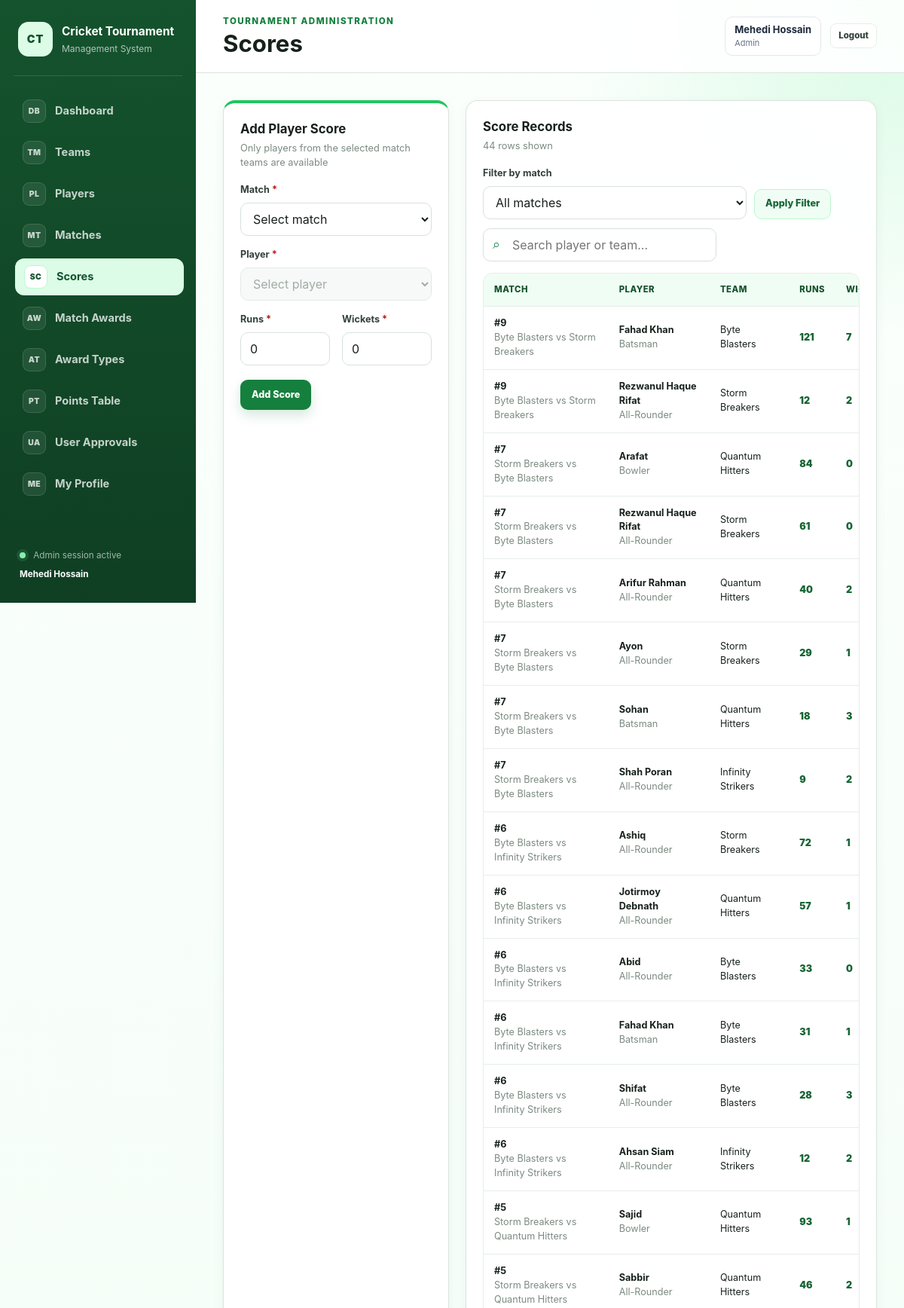
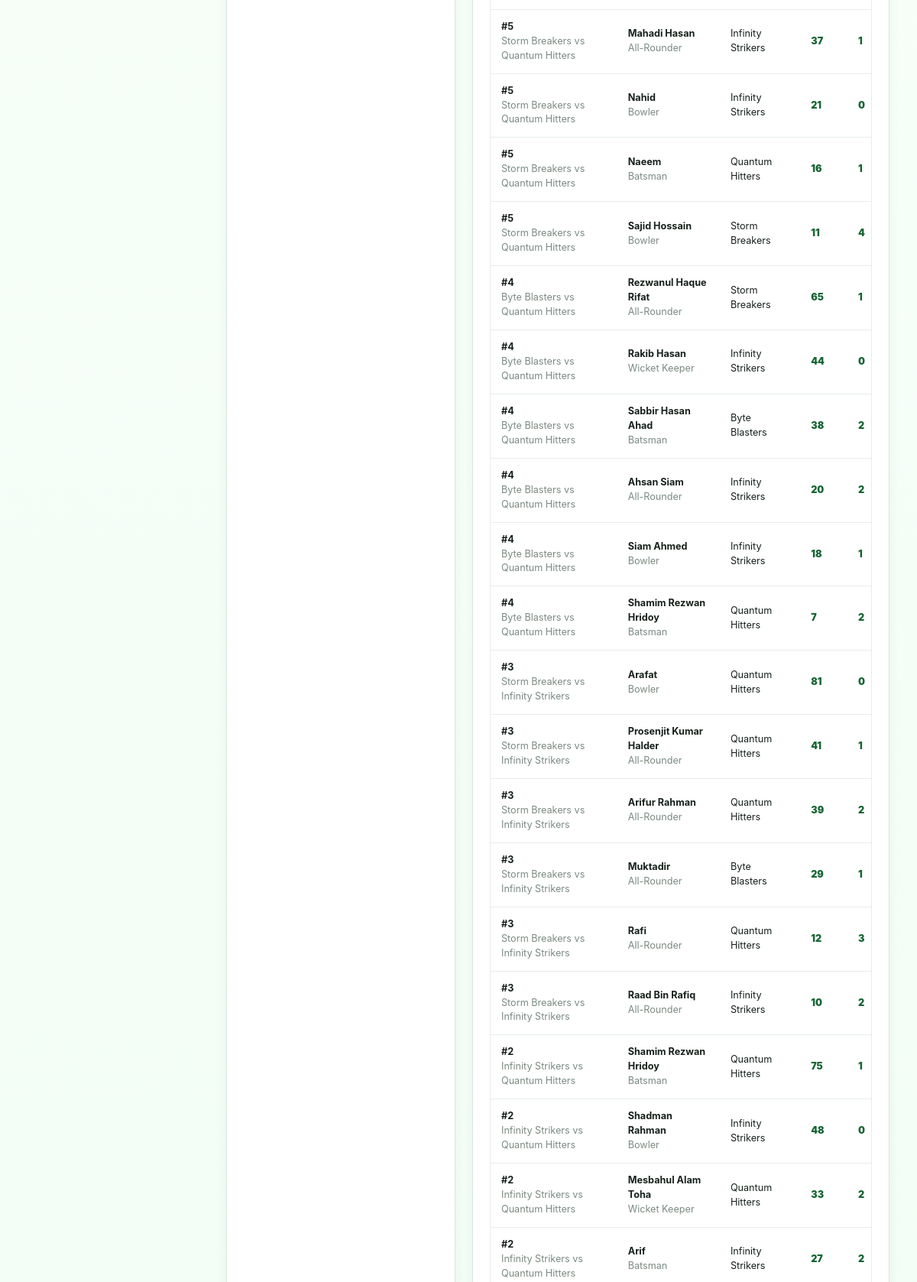
/scores.php (signed in, upper part), run on the app's committed database (2 pictures, top to bottom).
### tables this page shows
CREATE TABLE `score` (
  `score_id` int NOT NULL,
  `match_id` int NOT NULL,
  `player_id` int NOT NULL,
  `runs` int DEFAULT '0',
  `wickets` int DEFAULT '0'
);

CREATE TABLE `team` (
  `team_id` int NOT NULL,
  `team_name` varchar(100) NOT NULL,
  `captain_name` varchar(100) NOT NULL
);

CREATE TABLE `player` (
  `player_id` int NOT NULL,
  `player_name` varchar(100) NOT NULL,
  `role` enum('Batsman','Bowler','All-Rounder','Wicket Keeper') NOT NULL,
  `team_id` int DEFAULT NULL
);

### includes/functions.php (called while the page is built, shortened)
<?php
function h(mixed $value): string
{
    return htmlspecialchars(
        (string) $value,
        ENT_QUOTES,
        'UTF-8'
    );
}

### scores.php (the view, shortened to what this page needs)
<?php
require_once __DIR__ . '/includes/bootstrap.php';
$editScore = [
    'score_id' => 0,
    'match_id' => '',
    'player_id' => '',
    'runs' => 0,
    'wickets' => 0,
];
$scoreSql =
    'SELECT s.score_id, s.match_id, s.player_id, s.runs, s.wickets,
            p.player_name, p.role, t.team_name,
            m.match_date, t1.team_name AS team1_name, t2.team_name AS team2_name
     FROM score s
     JOIN player p ON p.player_id = s.player_id
     LEFT JOIN team t ON t.team_id = p.team_id
     JOIN matches m ON m.match_id = s.match_id
     JOIN team t1 ON t1.team_id = m.team1_id
     JOIN team t2 ON t2.team_id = m.team2_id';
$params = [];
$scoreSql .= ' ORDER BY m.match_date DESC, s.match_id DESC, s.runs DESC, s.wickets DESC';
$scoreStatement = $pdo->prepare($scoreSql);
$scoreStatement->execute($params);
$scores = $scoreStatement->fetchAll();
require __DIR__ . '/includes/header.php';
?>
<div class="grid grid-2">
    <section class="card card-accent">
        <div class="card-header">
            <div>
                <h2><?= (int) $editScore['score_id'] > 0 ? 'Edit Player Score' : 'Add Player Score' ?></h2>
                <p>Only players from the selected match teams are available</p>
            </div>
        </div>
        <form method="post" class="form-grid">
            <div class="form-group full">
                <label class="required" for="score_match_id">Match</label>
                <select id="score_match_id" name="match_id" required data-player-match-select="score_player_id">
                    <option value="">Select match</option>
                </select>
            </div>
            <div class="form-group full">
                <label class="required" for="score_player_id">Player</label>
                <select id="score_player_id" name="player_id" required data-selected-player="<?= h($editScore['player_id']) ?>" disabled>
                    <option value="">Select player</option>
                </select>
            </div>
            <div class="form-group">
                <label class="required" for="runs">Runs</label>
                <input id="runs" name="runs" type="number" min="0" required value="<?= (int) $editScore['runs'] ?>">
            </div>
            <div class="form-group">
                <label class="required" for="wickets">Wickets</label>
                <input id="wickets" name="wickets" type="number" min="0" required value="<?= (int) $editScore['wickets'] ?>">
            </div>
            <div class="form-actions">
                <button class="btn btn-primary" type="submit"><?= (int) $editScore['score_id'] > 0 ? 'Update Score' : 'Add Score' ?></button>
            </div>
        </form>
    </section>
    <section class="card">
        <div class="card-header">
            <div>
                <h2>Score Records</h2>
                <p><?= count($scores) ?> rows shown</p>
            </div>
        </div>
        <div class="table-toolbar">
            <form method="get" class="filter-form">
                <div class="form-group">
                    <label for="filter_match_id">Filter by match</label>
                    <select id="filter_match_id" name="match_id">
                        <option value="">All matches</option>
                    </select>
                </div>
                <button class="btn btn-secondary" type="submit">Apply Filter</button>
            </form>
            <div class="search-box">
                <input type="search" placeholder="Search player or team..." data-table-search="scoresTable">
            </div>
        </div>
        <div class="table-wrap">
            <table id="scoresTable">
                <thead>
                <tr>
                    <th>Match</th>
                    <th>Player</th>
                    <th>Team</th>
                    <th>Runs</th>
                    <th>Wickets</th>
                </tr>
                </thead>
                <tbody>
                <?php foreach ($scores as $score): ?>
                    <tr>
                        <td>
                            <strong>#<?= (int) $score['match_id'] ?></strong><br>
                            <span class="muted"><?= h($score['team1_name']) ?> vs <?= h($score['team2_name']) ?></span>
                        </td>
                        <td><strong><?= h($score['player_name']) ?></strong><br><span class="muted"><?= h($score['role']) ?></span></td>
                        <td><?= h($score['team_name'] ?? 'Unassigned') ?></td>
                        <td><span class="score-number"><?= (int) $score['runs'] ?></span></td>
                        <td><span class="score-number"><?= (int) $score['wickets'] ?></span></td>
                    </tr>
                <?php endforeach; ?>
                </tbody>
            </table>
        </div>
    </section>
</div>
<?php require __DIR__ . '/includes/footer.php'; ?>

### assets/css/style.css (style rules this page uses)
:root { --green-900: #14532d; --green-800: #166534; --green-700: #15803d; --green-600: #16a34a; --green-500: #22c55e; --green-200: #bbf7d0; --green-100: #dcfce7; --green-50: #f0fdf4; --white: #ffffff; --gray-950: #17211b; --gray-800: #334139; --gray-600: #64736a; --gray-500: #7b8a80; --gray-300: #d8e1db; --gray-200: #e7eee9; --gray-100: #f3f7f4; --red-700: #b91c1c; --red-100: #fee2e2; --amber-800: #92400e; --amber-100: #fef3c7; --shadow-sm: 0 4px 15px rgba(20, 83, 45, 0.06); --shadow-md: 0 14px 35px rgba(20, 83, 45, 0.11); --radius-sm: 10px; --radius-md: 16px; --radius-lg: 22px; }
* { box-sizing: border-box; }
html { min-height: 100%; background: var(--green-50); }
body { min-height: 100vh; margin: 0; color: var(--gray-950); background: radial-gradient(circle at top right, rgba(187, 247, 208, 0.55), transparent 28rem), linear-gradient(180deg, #fbfffc 0%, var(--green-50) 100%); font-family: Inter, ui-sans-serif, system-ui, -apple-system, BlinkMacSystemFont, "Segoe UI", sans-serif; line-height: 1.5; }
button, input, select, textarea { font: inherit; }
button { cursor: pointer; }
.grid { display: grid; gap: 22px; }
.grid-2 { grid-template-columns: minmax(300px, 0.75fr) minmax(0, 1.5fr); }
.stat-card, .card { border: 1px solid rgba(216, 225, 219, 0.9); border-radius: var(--radius-md); background: rgba(255, 255, 255, 0.94); box-shadow: var(--shadow-sm); }
.card { padding: 22px; }
.card-header, .page-actions, .section-title-row { display: flex; align-items: center; justify-content: space-between; gap: 14px; }
.card-header { margin-bottom: 18px; }
.card-header h2, .card-header h3, .section-title-row h2 { margin: 0; }
.card-header h2, .section-title-row h2 { font-size: 1.05rem; }
.card-header p, .section-subtitle { margin: 3px 0 0; color: var(--gray-500); font-size: 0.8rem; }
.card-accent { border-top: 4px solid var(--green-500); }
.form-grid { display: grid; grid-template-columns: repeat(2, minmax(0, 1fr)); gap: 16px; }
.form-group { display: grid; gap: 7px; }
.form-group.full { grid-column: 1 / -1; }
label { color: var(--gray-800); font-size: 0.79rem; font-weight: 750; }
.required::after { content: " *"; color: var(--red-700); }
input, select, textarea { width: 100%; border: 1px solid var(--gray-300); border-radius: var(--radius-sm); color: var(--gray-950); background: var(--white); outline: none; transition: border-color 0.18s, box-shadow 0.18s; }
input, select { height: 44px; padding: 0 12px; }
input:disabled, select:disabled { color: var(--gray-500); background: var(--gray-100); }
.form-actions { grid-column: 1 / -1; display: flex; flex-wrap: wrap; gap: 10px; margin-top: 3px; }
.btn { min-height: 40px; padding: 9px 14px; border: 1px solid transparent; border-radius: 10px; display: inline-flex; align-items: center; justify-content: center; gap: 7px; font-size: 0.79rem; font-weight: 800; transition: 0.18s ease; }
.btn-primary { color: var(--white); background: var(--green-700); box-shadow: 0 7px 16px rgba(21, 128, 61, 0.18); }
.btn-secondary { border-color: var(--green-200); color: var(--green-800); background: var(--green-50); }
.table-toolbar { display: flex; align-items: center; justify-content: space-between; flex-wrap: wrap; gap: 12px; margin-bottom: 15px; }
.search-box { position: relative; width: min(100%, 310px); }
.search-box input { padding-left: 38px; }
.search-box::before { content: "⌕"; position: absolute; left: 13px; top: 50%; transform: translateY(-52%); color: var(--green-700); font-size: 1.1rem; z-index: 1; }
.table-wrap { width: 100%; overflow-x: auto; border: 1px solid var(--gray-200); border-radius: 12px; }
table { width: 100%; border-collapse: collapse; min-width: 690px; background: var(--white); }
th, td { padding: 13px 14px; border-bottom: 1px solid var(--gray-200); text-align: left; vertical-align: middle; font-size: 0.79rem; }
th { color: var(--green-900); background: var(--green-50); font-size: 0.71rem; font-weight: 850; letter-spacing: 0.04em; text-transform: uppercase; }
.muted { color: var(--gray-500); }
.score-number { color: var(--green-800); font-weight: 900; }
.filter-form { display: flex; align-items: end; gap: 10px; flex-wrap: wrap; }
.filter-form .form-group { min-width: 220px; }

### data on the page
score: match "9", team.team_name "Byte Blasters", team.team_name "Storm Breakers", player.player_name "Fahad Khan", player.role "Batsman", runs "121", wickets "7"
score: match "9", team.team_name "Byte Blasters", team.team_name "Storm Breakers", player.player_name "Rezwanul Haque Rifat", player.role "All-Rounder", runs "12", wickets "2"
score: match "7", team.team_name "Storm Breakers", team.team_name "Byte Blasters", player.player_name "Arafat", player.role "Bowler", team.team_name "Quantum Hitters", runs "84", wickets "0"
score: match "7", team.team_name "Storm Breakers", team.team_name "Byte Blasters", player.player_name "Rezwanul Haque Rifat", player.role "All-Rounder", runs "61", wickets "0"
score: match "7", team.team_name "Storm Breakers", team.team_name "Byte Blasters", player.player_name "Arifur Rahman", player.role "All-Rounder", team.team_name "Quantum Hitters", runs "40", wickets "2"
score: match "7", team.team_name "Storm Breakers", team.team_name "Byte Blasters", player.player_name "Ayon", player.role "All-Rounder", runs "29", wickets "1"
score: match "7", team.team_name "Storm Breakers", team.team_name "Byte Blasters", player.player_name "Sohan", player.role "Batsman", team.team_name "Quantum Hitters", runs "18", wickets "3"
score: match "7", team.team_name "Storm Breakers", team.team_name "Byte Blasters", player.player_name "Shah Poran", player.role "All-Rounder", team.team_name "Infinity Strikers", runs "9", wickets "2"
score: match "6", team.team_name "Byte Blasters", team.team_name "Infinity Strikers", player.player_name "Ashiq", player.role "All-Rounder", team.team_name "Storm Breakers", runs "72", wickets "1"
score: match "6", team.team_name "Byte Blasters", team.team_name "Infinity Strikers", player.player_name "Jotirmoy Debnath", player.role "All-Rounder", team.team_name "Quantum Hitters", runs "57", wickets "1"
score: match "6", team.team_name "Byte Blasters", team.team_name "Infinity Strikers", player.player_name "Abid", player.role "All-Rounder", runs "33", wickets "0"
score: match "6", team.team_name "Byte Blasters", team.team_name "Infinity Strikers", player.player_name "Fahad Khan", player.role "Batsman", runs "31", wickets "1"
score: match "6", team.team_name "Byte Blasters", team.team_name "Infinity Strikers", player.player_name "Shifat", player.role "All-Rounder", runs "28", wickets "3"
score: match "6", team.team_name "Byte Blasters", team.team_name "Infinity Strikers", player.player_name "Ahsan Siam", player.role "All-Rounder", runs "12", wickets "2"
score: match "5", team.team_name "Storm Breakers", team.team_name "Quantum Hitters", player.player_name "Sajid", player.role "Bowler", runs "93", wickets "1"
score: match "5", team.team_name "Storm Breakers", team.team_name "Quantum Hitters", player.player_name "Sabbir", player.role "All-Rounder", runs "46", wickets "2"
score: match "5", team.team_name "Storm Breakers", team.team_name "Quantum Hitters", player.player_name "Mahadi Hasan", player.role "All-Rounder", team.team_name "Infinity Strikers", runs "37", wickets "1"
score: match "5", team.team_name "Storm Breakers", team.team_name "Quantum Hitters", player.player_name "Nahid", player.role "Bowler", team.team_name "Infinity Strikers", runs "21", wickets "0"
score: match "5", team.team_name "Storm Breakers", team.team_name "Quantum Hitters", player.player_name "Naeem", player.role "Batsman", runs "16", wickets "1"
score: match "5", team.team_name "Storm Breakers", team.team_name "Quantum Hitters", player.player_name "Sajid Hossain", player.role "Bowler", runs "11", wickets "4"
score: match "4", team.team_name "Byte Blasters", team.team_name "Quantum Hitters", player.player_name "Rezwanul Haque Rifat", player.role "All-Rounder", team.team_name "Storm Breakers", runs "65", wickets "1"
score: match "4", team.team_name "Byte Blasters", team.team_name "Quantum Hitters", player.player_name "Rakib Hasan", player.role "Wicket Keeper", team.team_name "Infinity Strikers", runs "44", wickets "0"
score: match "4", team.team_name "Byte Blasters", team.team_name "Quantum Hitters", player.player_name "Sabbir Hasan Ahad", player.role "Batsman", runs "38", wickets "2"
score: match "4", team.team_name "Byte Blasters", team.team_name "Quantum Hitters", player.player_name "Ahsan Siam", player.role "All-Rounder", team.team_name "Infinity Strikers", runs "20", wickets "2"
score: match "4", team.team_name "Byte Blasters", team.team_name "Quantum Hitters", player.player_name "Siam Ahmed", player.role "Bowler", team.team_name "Infinity Strikers", runs "18", wickets "1"
score: match "4", team.team_name "Byte Blasters", team.team_name "Quantum Hitters", player.player_name "Shamim Rezwan Hridoy", player.role "Batsman", runs "7", wickets "2"
score: match "3", team.team_name "Storm Breakers", team.team_name "Infinity Strikers", player.player_name "Arafat", player.role "Bowler", team.team_name "Quantum Hitters", runs "81", wickets "0"
score: match "3", team.team_name "Storm Breakers", team.team_name "Infinity Strikers", player.player_name "Prosenjit Kumar Halder", player.role "All-Rounder", team.team_name "Quantum Hitters", runs "41", wickets "1"
score: match "3", team.team_name "Storm Breakers", team.team_name "Infinity Strikers", player.player_name "Arifur Rahman", player.role "All-Rounder", team.team_name "Quantum Hitters", runs "39", wickets "2"
score: match "3", team.team_name "Storm Breakers", team.team_name "Infinity Strikers", player.player_name "Muktadir", player.role "All-Rounder", team.team_name "Byte Blasters", runs "29", wickets "1"
score: match "3", team.team_name "Storm Breakers", team.team_name "Infinity Strikers", player.player_name "Rafi", player.role "All-Rounder", team.team_name "Quantum Hitters", runs "12", wickets "3"
score: match "3", team.team_name "Storm Breakers", team.team_name "Infinity Strikers", player.player_name "Raad Bin Rafiq", player.role "All-Rounder", runs "10", wickets "2"
score: match "2", team.team_name "Infinity Strikers", team.team_name "Quantum Hitters", player.player_name "Shamim Rezwan Hridoy", player.role "Batsman", runs "75", wickets "1"
score: match "2", team.team_name "Infinity Strikers", team.team_name "Quantum Hitters", player.player_name "Shadman Rahman", player.role "Bowler", runs "48", wickets "0"
score: match "2", team.team_name "Infinity Strikers", team.team_name "Quantum Hitters", player.player_name "Mesbahul Alam Toha", player.role "Wicket Keeper", runs "33", wickets "2"
score: match "2", team.team_name "Infinity Strikers", team.team_name "Quantum Hitters", player.player_name "Arif", player.role "Batsman", runs "27", wickets "2"

### other printed values
$item['icon'] "DB"
$item['label'] "Dashboard"
$item['icon'] "TM"
$item['label'] "Teams"
$item['icon'] "PL"
$item['label'] "Players"
$item['icon'] "MT"
$item['label'] "Matches"
$item['icon'] "SC"
$item['label'] "Scores"
$item['icon'] "AW"
$item['label'] "Match Awards"
$item['icon'] "AT"
$item['label'] "Award Types"
$item['icon'] "PT"
